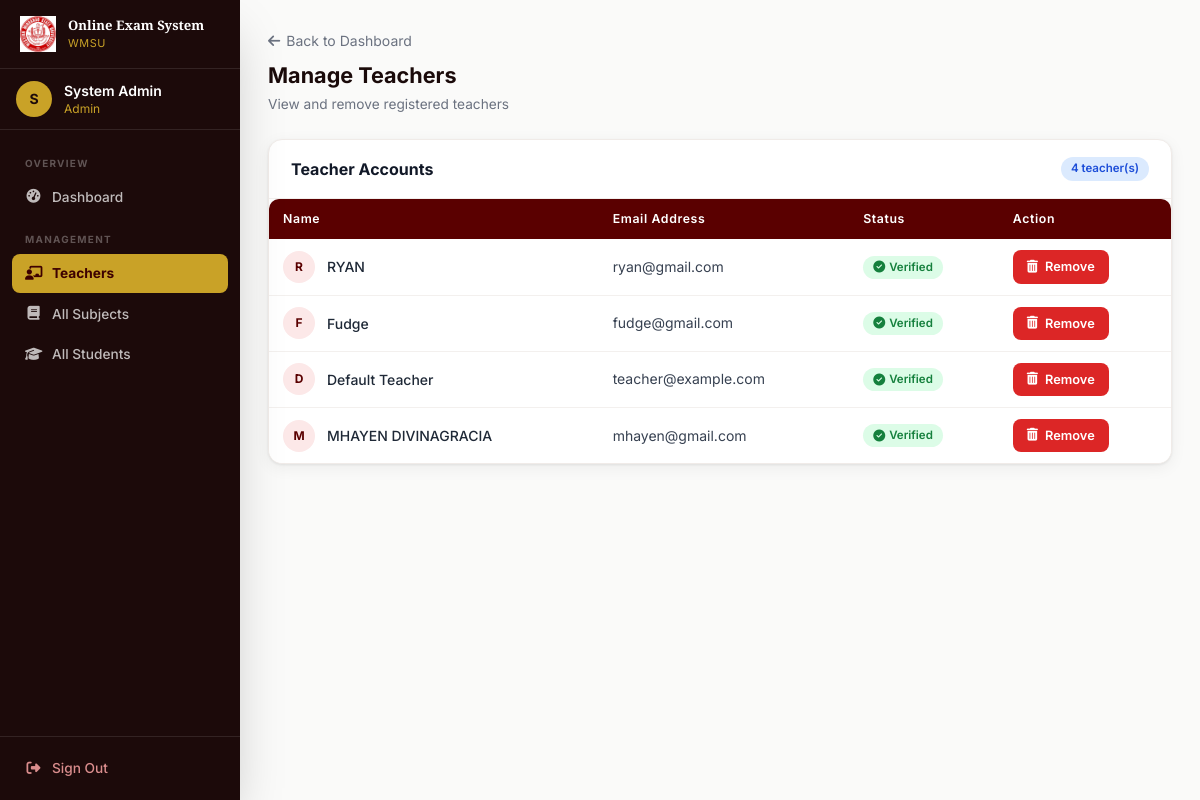
Page /admin/manage_teachers (signed in) on the committed database.
### tables this page shows
CREATE TABLE users (
        id INTEGER PRIMARY KEY AUTOINCREMENT,
        name TEXT NOT NULL,
        email TEXT UNIQUE NOT NULL,
        password TEXT NOT NULL,
        role TEXT NOT NULL,
        student_number INTEGER UNIQUE,
        is_verified INTEGER DEFAULT 0
    );

### app.py (the view)
@app.route('/admin/manage_teachers')
@login_required
@admin_required
def manage_teachers():
    conn = get_db()
    teachers = db_execute(conn, "SELECT * FROM users WHERE role = 'teacher'").fetchall()
    conn.close()
    return render_template('manage_teachers.html', teachers=teachers)

### app.py (called while the page is built)
def get_db():
    if USE_POSTGRES:
        conn = psycopg2.connect(DATABASE_URL)
        conn.autocommit = False
        return conn
    else:
        conn = sqlite3.connect('examination.db')
        conn.row_factory = sqlite3.Row
        return conn

def db_cursor(conn):
    if USE_POSTGRES:
        return conn.cursor(cursor_factory=psycopg2.extras.RealDictCursor)
    return conn.cursor()

def db_execute(conn, sql, params=()):
    if USE_POSTGRES:
        sql = sql.replace('?', '%s')
    cur = db_cursor(conn)
    cur.execute(sql, params)
    return cur

def login_required(f):
    @wraps(f)
    def decorated(*args, **kwargs):
        if 'user_id' not in session:
            flash('Please sign in to continue.', 'danger')
            return redirect(url_for('login'))
        return f(*args, **kwargs)
    return decorated

def admin_required(f):
    @wraps(f)
    def decorated(*args, **kwargs):
        if session.get('role') != 'admin':
            flash('Admin access required.', 'danger')
            return redirect(url_for('dashboard'))
        return f(*args, **kwargs)
    return decorated

### templates/manage_teachers.html (shortened to what this page needs)
{% extends "base.html" %}
{% block content %}
<div class="mb-6">
    <a href="{{ url_for('admin_dashboard') }}" class="text-sm text-gray-500 hover:text-maroon-700 transition-colors mb-2 inline-block"><i class="fas fa-arrow-left mr-1.5"></i>Back to Dashboard</a>
    <h1 class="page-title">Manage Teachers</h1>
    <p class="page-subtitle">View and remove registered teachers</p>
</div>
<div class="card">
    <div class="card-header">
        <h2 class="font-bold text-gray-900 text-base">Teacher Accounts</h2>
        <span class="badge badge-blue">{{ teachers|length }} teacher(s)</span>
    </div>
    {% if teachers %}
    <div class="table-wrap">
        <table class="data-table">
            <thead>
                <tr>
                    <th>Name</th>
                    <th>Email Address</th>
                    <th>Status</th>
                    <th>Action</th>
                </tr>
            </thead>
            <tbody>
                {% for teacher in teachers %}
                <tr>
                    <td>
                        <div class="flex items-center gap-3">
                            <div class="w-8 h-8 rounded-full bg-maroon-100 flex items-center justify-center flex-shrink-0">
                                <span class="text-maroon-700 font-bold text-xs">{{ teacher.name[0]|upper }}</span>
                            </div>
                            <span class="font-medium text-gray-800">{{ teacher.name }}</span>
                        </div>
                    </td>
                    <td class="text-gray-500 text-sm">{{ teacher.email }}</td>
                    <td>
                        {% if teacher.is_verified %}
                        <span class="badge badge-green"><i class="fas fa-circle-check text-xs"></i> Verified</span>
                        {% else %}
                        <span class="badge badge-yellow"><i class="fas fa-clock text-xs"></i> Pending</span>
                        {% endif %}
                    </td>
                    <td>
                        <a href="{{ url_for('delete_teacher', user_id=teacher.id) }}"
                           onclick="return confirm('Are you sure you want to remove {{ teacher.name }}? This action cannot be undone.')"
                           class="btn btn-danger btn-sm">
                            <i class="fas fa-trash-can"></i> Remove
                        </a>
                    </td>
                </tr>
                {% endfor %}
            </tbody>
        </table>
    </div>
    {% else %}
    <div class="card-body text-center py-12">
        <div class="w-14 h-14 bg-gray-100 rounded-full flex items-center justify-center mx-auto mb-3"><i class="fas fa-chalkboard-user text-gray-300 text-2xl"></i></div>
        <p class="text-gray-500 text-sm font-medium">No teachers registered yet</p>
    </div>
    {% endif %}
</div>
{% endblock %}

### templates/base.html (style rules this page uses)
* { box-sizing:border-box }
html { scroll-behavior:smooth }
body { font-family:'Inter',system-ui,sans-serif }
.data-table { width:100%;border-collapse:collapse }
.data-table th { background:#5a0000;color:#fff;padding:11px 14px;text-align:left;font-size:.77rem;font-weight:600;letter-spacing:.05em;white-space:nowrap }
.data-table th:first-child { border-radius:8px 0 0 0 }
.data-table th:last-child { border-radius:0 8px 0 0 }
.data-table td { padding:11px 14px;font-size:.875rem;color:#374151;border-bottom:1px solid #f3f0ee;vertical-align:middle }
.data-table tbody tr { background:#fff;transition:background .15s }
.data-table tbody tr:last-child td { border-bottom:none }
.btn { display:inline-flex;align-items:center;gap:7px;padding:10px 20px;border:none;border-radius:8px;font-size:.875rem;font-weight:600;cursor:pointer;transition:all .2s;font-family:'Inter',sans-serif;text-decoration:none;white-space:nowrap }
.btn-danger { background:#dc2626;color:#fff;padding:8px 16px;font-size:.8rem }
.btn-sm { padding:7px 14px;font-size:.8rem }
.badge { display:inline-flex;align-items:center;gap:4px;padding:3px 10px;border-radius:20px;font-size:.72rem;font-weight:600 }
.badge-green { background:#dcfce7;color:#15803d }
.badge-blue { background:#dbeafe;color:#1d4ed8 }
.card { background:#fff;border-radius:14px;box-shadow:0 1px 3px rgba(0,0,0,.08),0 4px 16px rgba(0,0,0,.06);border:1px solid #f0ebe8;overflow:hidden }
.card-header { padding:17px 22px;border-bottom:1px solid #f3f0ee;display:flex;align-items:center;justify-content:space-between;flex-wrap:wrap;gap:10px }
.page-title { font-size:1.35rem;font-weight:700;color:#1a0a0a;margin-bottom:3px }
.page-subtitle { font-size:.855rem;color:#6b7280 }
a { text-decoration:none }
.table-wrap { overflow-x:auto;border-radius:10px;box-shadow:0 1px 3px rgba(0,0,0,.08) }

### rows in the picture
users: name "R", name "RYAN", email "ryan@gmail.com", is_verified 1 (drawn)
users: name "F", name "Fudge", email "fudge@gmail.com", is_verified 1 (drawn)
users: name "D", name "Default Teacher", email "teacher@example.com", is_verified 1 (drawn)
users: name "M", name "MHAYEN DIVINAGRACIA", email "mhayen@gmail.com", is_verified 1 (drawn)

### other values in the picture
{{ (session.name or 'U')[0]|upper }} "S"
{{ session.name }} "System Admin"
{{ session.role }} "Admin"
{{ teachers|length }} "4"
